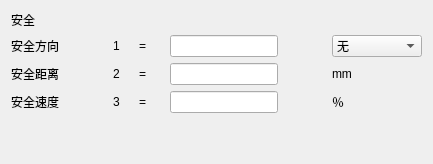
       <widget class="QWidget" name="tab_13">
        <attribute name="title">
         <string>安全</string>
        </attribute>
        <layout class="QGridLayout" name="gridLayout_34">
         <item row="0" column="0">
          <layout class="QGridLayout" name="gridLayout_33">
           <item row="0" column="0">
            <widget class="QLabel" name="label_299">
             <property name="text">
              <string>安全</string>
             </property>
            </widget>
           </item>
           <item row="1" column="0">
            <widget class="QLabel" name="label_303">
             <property name="text">
              <string>安全方向</string>
             </property>
            </widget>
           </item>
           <item row="1" column="1">
            <spacer name="horizontalSpacer_33">
             <property name="orientation">
              <enum>Qt::Horizontal</enum>
             </property>
             <property name="sizeHint" stdset="0">
              <size>
               <width>48</width>
               <height>20</height>
              </size>
             </property>
            </spacer>
           </item>
           <item row="1" column="2">
            <widget class="QLabel" name="label_311">
             <property name="text">
              <string>1</string>
             </property>
            </widget>
           </item>
           <item row="1" column="3">
            <spacer name="horizontalSpacer_36">
             <property name="orientation">
              <enum>Qt::Horizontal</enum>
             </property>
             <property name="sizeHint" stdset="0">
              <size>
               <width>13</width>
               <height>20</height>
              </size>
             </property>
            </spacer>
           </item>
           <item row="1" column="4">
            <widget class="QLabel" name="label_312">
             <property name="text">
              <string>=</string>
             </property>
            </widget>
           </item>
           <item row="1" column="5">
            <spacer name="horizontalSpacer_35">
             <property name="orientation">
              <enum>Qt::Horizontal</enum>
             </property>
             <property name="sizeHint" stdset="0">
              <size>
               <width>18</width>
               <height>20</height>
              </size>
             </property>
            </spacer>
           </item>
           <item row="1" column="6">
            <widget class="QLineEdit" name="lineEdit_79"/>
           </item>
           <item row="1" column="7">
            <spacer name="horizontalSpacer_34">
             <property name="orientation">
              <enum>Qt::Horizontal</enum>
             </property>
             <property name="sizeHint" stdset="0">
              <size>
               <width>48</width>
               <height>20</height>
              </size>
             </property>
            </spacer>
           </item>
           <item row="1" column="8">
            <widget class="QComboBox" name="comboBox_17">
             <item>
              <property name="text">
               <string>无</string>
              </property>
             </item>
             <item>
              <property name="text">
               <string>到下模距离</string>
              </property>
             </item>
            </widget>
           </item>
           <item row="2" column="0">
            <widget class="QLabel" name="label_314">
             <property name="text">
              <string>安全距离</string>
             </property>
            </widget>
           </item>
           <item row="2" column="2">
            <widget class="QLabel" name="label_315">
             <property name="text">
              <string>2</string>
             </property>
            </widget>
           </item>
           <item row="2" column="4">
            <widget class="QLabel" name="label_316">
             <property name="text">
              <string>=</string>
             </property>
            </widget>
           </item>
           <item row="2" column="6">
            <widget class="QLineEdit" name="lineEdit_80"/>
           </item>
           <item row="2" column="8">
            <widget class="QLabel" name="label_317">
             <property name="text">
              <string>mm</string>
             </property>
            </widget>
           </item>
           <item row="3" column="0">
            <widget class="QLabel" name="label_318">
             <property name="text">
              <string>安全速度</string>
             </property>
            </widget>
           </item>
           <item row="3" column="2">
            <widget class="QLabel" name="label_319">
             <property name="text">
              <string>3</string>
             </property>
            </widget>
           </item>
           <item row="3" column="4">
            <widget class="QLabel" name="label_320">
             <property name="text">
              <string>=</string>
             </property>
            </widget>
           </item>
           <item row="3" column="6">
            <widget class="QLineEdit" name="lineEdit_81"/>
           </item>
           <item row="3" column="8">
            <widget class="QLabel" name="label_321">
             <property name="text">
              <string>％</string>
             </property>
            </widget>
           </item>
           <item row="4" column="6">
            <spacer name="verticalSpacer_5">
             <property name="orientation">
              <enum>Qt::Vertical</enum>
             </property>
             <property name="sizeHint" stdset="0">
              <size>
               <width>20</width>
               <height>40</height>
              </size>
             </property>
            </spacer>
           </item>
          </layout>
         </item>
        </layout>
       </widget>
